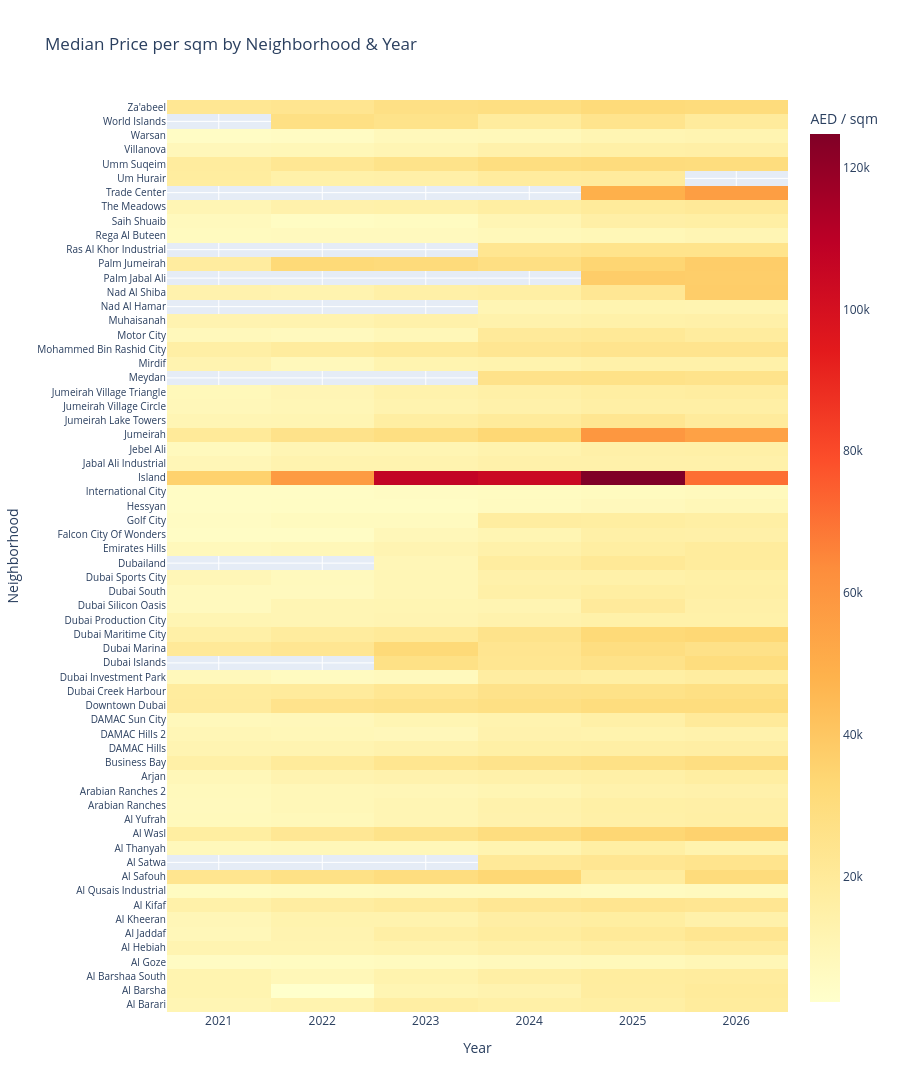

Notebook code cell kept with this figure:
### Markdown cell above
## Price Heatmap by Neighborhood Over Time

### What are we looking at?
A heatmap where each row is a neighborhood, each column is a year, and the colour represents the **median price per sqm** — the darker (or warmer) the cell, the more expensive that area was in that year.

### Why this chart?
Bar charts and line charts show one dimension well. This heatmap shows **133 neighborhoods across 5 years simultaneously** — something no other chart type can do cleanly. It lets the eye immediately spot patterns that would take dozens of individual charts to find.

### What can we learn from it?
- **Which areas are consistently expensive** — rows that are uniformly dark across all years
- **Which areas heated up fast** — rows that transition from light to dark left-to-right, revealing the fastest-appreciating markets
- **Market-wide trends** — if the entire heatmap gets darker over time, prices rose broadly across Dubai, not just in isolated pockets
- **Hidden gems** — areas that are still relatively light (cheap) despite neighbours darkening fast, potentially signalling lagging appreciation or upcoming opportunity
- **The two-speed market** — whether premium areas (Marina, Downtown) are pulling further ahead of mid-market areas, or whether the gap is closing

### Code cell
heatmap_data = (
    df.group_by(["neighborhood", "year"])
      .agg(pl.median("meter_sale_price").alias("median_sqm"))
      .sort(["neighborhood", "year"])
)

# Pivot: rows = neighborhood, columns = year
heatmap_pivot = heatmap_data.pivot(
    on="year",
    index="neighborhood",
    values="median_sqm",
    aggregate_function="first",
).sort("neighborhood")

years = sorted(df["year"].unique().to_list())
neighborhoods = heatmap_pivot["neighborhood"].to_list()
z_values = heatmap_pivot.select(
    [pl.col(str(y)) for y in years]
).to_numpy()

fig = go.Figure(data=go.Heatmap(
    z=z_values,
    x=[str(y) for y in years],
    y=neighborhoods,
    colorscale="YlOrRd",
    colorbar=dict(title="AED / sqm"),
    hoverongaps=False,
))

fig.update_layout(
    title="Median Price per sqm by Neighborhood & Year",
    xaxis_title="Year",
    yaxis_title="Neighborhood",
    height=1400,
    yaxis=dict(tickfont=dict(size=10)),
)

fig.show()

### Figure 1 — Plotly figure (JSON) as saved in the notebook; plotly's stock layout.template omitted (floating-point values rounded to 4 significant figures; data arrays with more than 128 entries replaced by an {"elided": "..."} marker saying what was removed)
{"data": [{"colorbar": {"title": {"text": "AED / sqm"}}, "colorscale": [[0, "rgb(255,255,204)"], [0.125, "rgb(255,237,160)"], [0.25, "rgb(254,217,118)"], [0.375, "rgb(254,178,76)"], [0.5, "rgb(253,141,60)"], [0.625, "rgb(252,78,42)"], [0.75, "rgb(227,26,28)"], [0.875, "rgb(189,0,38)"], [1, "rgb(128,0,38)"]], "hoverongaps": false, "type": "heatmap", "x": ["2021", "2022", "2023", "2024", "2025", "2026"], "y": ["Al Barari", "Al Barsha", "Al Barshaa South", "Al Goze", "Al Hebiah", "Al Jaddaf", "Al Kheeran", "Al Kifaf", "Al Qusais Industrial", "Al Safouh", "Al Satwa", "Al Thanyah", "Al Wasl", "Al Yufrah", "Arabian Ranches", "Arabian Ranches 2", "Arjan", "Business Bay", "DAMAC Hills", "DAMAC Hills 2", "DAMAC Sun City", "Downtown Dubai", "Dubai Creek Harbour", "Dubai Investment Park", "Dubai Islands", "Dubai Marina", "Dubai Maritime City", "Dubai Production City", "Dubai Silicon Oasis", "Dubai South", "Dubai Sports City", "Dubailand", "Emirates Hills", "Falcon City Of Wonders", "Golf City", "Hessyan", "International City", "Island", "Jabal Ali Industrial", "Jebel Ali", "Jumeirah", "Jumeirah Lake Towers", "Jumeirah Village Circle", "Jumeirah Village Triangle", "Meydan", "Mirdif", "Mohammed Bin Rashid City", "Motor City", "Muhaisanah", "Nad Al Hamar", "Nad Al Shiba", "Palm Jabal Ali", "Palm Jumeirah", "Ras Al Khor Industrial", "Rega Al Buteen", "Saih Shuaib", "The Meadows", "Trade Center", "Um Hurair", "Umm Suqeim", "Villanova", "Warsan", "World Islands", "Za'abeel"], "z": {"elided": "64x6 float values"}}], "layout": {"height": 1400, "title": {"text": "Median Price per sqm by Neighborhood & Year"}, "xaxis": {"title": {"text": "Year"}}, "yaxis": {"tickfont": {"size": 10}, "title": {"text": "Neighborhood"}}}}
